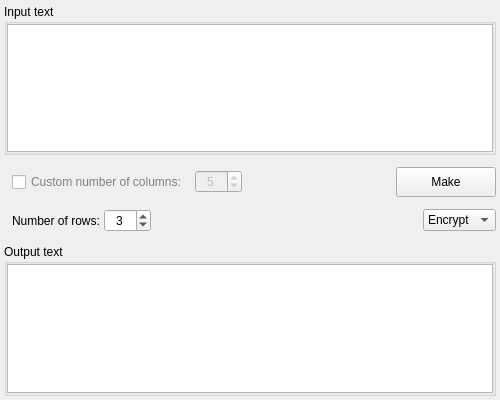
<?xml version="1.0" encoding="UTF-8"?>
<ui version="4.0">
 <class>scytale</class>
 <widget class="QWidget" name="scytale">
  <property name="geometry">
   <rect>
    <x>0</x>
    <y>0</y>
    <width>500</width>
    <height>400</height>
   </rect>
  </property>
  <property name="windowTitle">
   <string>Form</string>
  </property>
  <layout class="QVBoxLayout" name="verticalLayout">
   <property name="spacing">
    <number>12</number>
   </property>
   <property name="leftMargin">
    <number>4</number>
   </property>
   <property name="topMargin">
    <number>4</number>
   </property>
   <property name="rightMargin">
    <number>4</number>
   </property>
   <property name="bottomMargin">
    <number>4</number>
   </property>
   <item>
    <widget class="QGroupBox" name="group_box_input">
     <property name="title">
      <string>Input text</string>
     </property>
     <layout class="QVBoxLayout" name="verticalLayout_9">
      <property name="spacing">
       <number>0</number>
      </property>
      <property name="leftMargin">
       <number>0</number>
      </property>
      <property name="topMargin">
       <number>0</number>
      </property>
      <property name="rightMargin">
       <number>0</number>
      </property>
      <property name="bottomMargin">
       <number>0</number>
      </property>
      <item>
       <widget class="QTextEdit" name="text_edit_input"/>
      </item>
     </layout>
    </widget>
   </item>
   <item>
    <layout class="QHBoxLayout" name="horizontal_layout_1">
     <property name="spacing">
      <number>8</number>
     </property>
     <property name="leftMargin">
      <number>8</number>
     </property>
     <item>
      <widget class="QCheckBox" name="check_box_columns">
       <property name="enabled">
        <bool>true</bool>
       </property>
       <property name="sizePolicy">
        <sizepolicy hsizetype="Fixed" vsizetype="Fixed">
         <horstretch>0</horstretch>
         <verstretch>0</verstretch>
        </sizepolicy>
       </property>
       <property name="layoutDirection">
        <enum>Qt::LeftToRight</enum>
       </property>
       <property name="styleSheet">
        <string notr="true">color: grey</string>
       </property>
       <property name="text">
        <string>Custom number of columns:</string>
       </property>
       <property name="autoExclusive">
        <bool>false</bool>
       </property>
       <property name="tristate">
        <bool>false</bool>
       </property>
      </widget>
     </item>
     <item>
      <widget class="QSpinBox" name="spin_box_columns">
       <property name="enabled">
        <bool>false</bool>
       </property>
       <property name="sizePolicy">
        <sizepolicy hsizetype="Fixed" vsizetype="Fixed">
         <horstretch>0</horstretch>
         <verstretch>0</verstretch>
        </sizepolicy>
       </property>
       <property name="alignment">
        <set>Qt::AlignCenter</set>
       </property>
       <property name="readOnly">
        <bool>false</bool>
       </property>
       <property name="accelerated">
        <bool>false</bool>
       </property>
       <property name="minimum">
        <number>1</number>
       </property>
       <property name="maximum">
        <number>999</number>
       </property>
       <property name="value">
        <number>5</number>
       </property>
      </widget>
     </item>
     <item>
      <spacer name="horizontal_spacer_1">
       <property name="orientation">
        <enum>Qt::Horizontal</enum>
       </property>
       <property name="sizeHint" stdset="0">
        <size>
         <width>40</width>
         <height>20</height>
        </size>
       </property>
      </spacer>
     </item>
     <item>
      <widget class="QPushButton" name="button_make">
       <property name="sizePolicy">
        <sizepolicy hsizetype="Fixed" vsizetype="Fixed">
         <horstretch>0</horstretch>
         <verstretch>0</verstretch>
        </sizepolicy>
       </property>
       <property name="minimumSize">
        <size>
         <width>100</width>
         <height>30</height>
        </size>
       </property>
       <property name="text">
        <string>Make</string>
       </property>
      </widget>
     </item>
    </layout>
   </item>
   <item>
    <layout class="QHBoxLayout" name="horizontal_layout_2">
     <property name="spacing">
      <number>4</number>
     </property>
     <property name="leftMargin">
      <number>8</number>
     </property>
     <property name="topMargin">
      <number>0</number>
     </property>
     <property name="rightMargin">
      <number>0</number>
     </property>
     <property name="bottomMargin">
      <number>0</number>
     </property>
     <item>
      <widget class="QLabel" name="label_rows">
       <property name="text">
        <string>Number of rows:</string>
       </property>
      </widget>
     </item>
     <item>
      <widget class="QSpinBox" name="spin_box_rows">
       <property name="frame">
        <bool>true</bool>
       </property>
       <property name="alignment">
        <set>Qt::AlignCenter</set>
       </property>
       <property name="minimum">
        <number>1</number>
       </property>
       <property name="maximum">
        <number>999</number>
       </property>
       <property name="value">
        <number>3</number>
       </property>
      </widget>
     </item>
     <item>
      <spacer name="horizontal_spacer_2">
       <property name="orientation">
        <enum>Qt::Horizontal</enum>
       </property>
       <property name="sizeHint" stdset="0">
        <size>
         <width>40</width>
         <height>20</height>
        </size>
       </property>
      </spacer>
     </item>
     <item>
      <widget class="QComboBox" name="combo_box_mode">
       <property name="sizePolicy">
        <sizepolicy hsizetype="Fixed" vsizetype="Fixed">
         <horstretch>0</horstretch>
         <verstretch>0</verstretch>
        </sizepolicy>
       </property>
       <property name="maximumSize">
        <size>
         <width>16777215</width>
         <height>16777215</height>
        </size>
       </property>
       <property name="frame">
        <bool>true</bool>
       </property>
       <item>
        <property name="text">
         <string>Encrypt</string>
        </property>
       </item>
       <item>
        <property name="text">
         <string>Decrypt</string>
        </property>
       </item>
      </widget>
     </item>
    </layout>
   </item>
   <item>
    <widget class="QGroupBox" name="group_box_output">
     <property name="title">
      <string>Output text</string>
     </property>
     <layout class="QVBoxLayout" name="verticalLayout_8">
      <property name="spacing">
       <number>0</number>
      </property>
      <property name="leftMargin">
       <number>0</number>
      </property>
      <property name="topMargin">
       <number>0</number>
      </property>
      <property name="rightMargin">
       <number>0</number>
      </property>
      <property name="bottomMargin">
       <number>0</number>
      </property>
      <item>
       <widget class="QTextEdit" name="text_edit_output">
        <property name="readOnly">
         <bool>true</bool>
        </property>
       </widget>
      </item>
     </layout>
    </widget>
   </item>
  </layout>
 </widget>
 <resources/>
 <connections/>
</ui>
